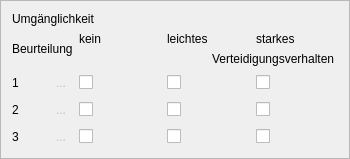
           <widget class="QFrame" name="frame_Verteidigungsverhalten">
            <property name="frameShape">
             <enum>QFrame::StyledPanel</enum>
            </property>
            <property name="frameShadow">
             <enum>QFrame::Raised</enum>
            </property>
            <layout class="QHBoxLayout" name="horizontalLayout_8">
             <item>
              <layout class="QGridLayout" name="Layout_Verteidigungsverahlten">
               <item row="7" column="3">
                <widget class="QCheckBox" name="checkBox_Verteidigungsverahlten_Nein_2">
                 <property name="text">
                  <string/>
                 </property>
                </widget>
               </item>
               <item row="2" column="5">
                <widget class="QLabel" name="label_Verteidigungsverahlten_stark">
                 <property name="text">
                  <string>starkes</string>
                 </property>
                </widget>
               </item>
               <item row="8" column="3">
                <widget class="QCheckBox" name="checkBox_Verteidigungsverahlten_Nein_3">
                 <property name="text">
                  <string/>
                 </property>
                </widget>
               </item>
               <item row="5" column="3">
                <widget class="QCheckBox" name="checkBox_Verteidigungsverahlten_Nein_1">
                 <property name="text">
                  <string/>
                 </property>
                </widget>
               </item>
               <item row="5" column="4">
                <widget class="QCheckBox" name="checkBox_Verteidigungsverahlten_Leicht_1">
                 <property name="text">
                  <string/>
                 </property>
                </widget>
               </item>
               <item row="5" column="5">
                <widget class="QCheckBox" name="checkBox_Verteidigungsverahlten_Stark_1">
                 <property name="text">
                  <string/>
                 </property>
                </widget>
               </item>
               <item row="7" column="4">
                <widget class="QCheckBox" name="checkBox_Verteidigungsverahlten_Leicht_2">
                 <property name="text">
                  <string/>
                 </property>
                </widget>
               </item>
               <item row="2" column="4">
                <widget class="QLabel" name="label_Verteidigungsverahlten_leicht">
                 <property name="text">
                  <string>leichtes</string>
                 </property>
                </widget>
               </item>
               <item row="2" column="3">
                <widget class="QLabel" name="label_Verteidigungsverahlten_Nein">
                 <property name="text">
                  <string>kein</string>
                 </property>
                </widget>
               </item>
               <item row="7" column="5">
                <widget class="QCheckBox" name="checkBox_Verteidigungsverahlten_Stark_2">
                 <property name="text">
                  <string/>
                 </property>
                </widget>
               </item>
               <item row="8" column="4">
                <widget class="QCheckBox" name="checkBox_Verteidigungsverahlten_Leicht_3">
                 <property name="text">
                  <string/>
                 </property>
                </widget>
               </item>
               <item row="8" column="5">
                <widget class="QCheckBox" name="checkBox_Verteidigungsverahlten_Stark_3">
                 <property name="text">
                  <string/>
                 </property>
                </widget>
               </item>
               <item row="3" column="3" colspan="3">
                <widget class="QLabel" name="label">
                 <property name="text">
                  <string>                                        Verteidigungsverhalten </string>
                 </property>
                </widget>
               </item>
               <item row="2" column="2" rowspan="2">
                <widget class="QLabel" name="label_Verteidigungsverahlten_Beurteilung">
                 <property name="text">
                  <string>Beurteilung</string>
                 </property>
                </widget>
               </item>
               <item row="5" column="2">
                <layout class="QHBoxLayout" name="horizontalLayout_19">
                 <item>
                  <widget class="QLabel" name="label_Verteidigungsverahlten_Beurteilung_1">
                   <property name="toolTip">
                    <string/>
                   </property>
                   <property name="text">
                    <string>1</string>
                   </property>
                  </widget>
                 </item>
                 <item>
                  <widget class="QToolButton" name="toolButton_Tooltip_Verteidigunsverhalten_1">
                   <property name="enabled">
                    <bool>false</bool>
                   </property>
                   <property name="toolTip">
                    <string>Verteidigungsverhalten der Sau an Tag 1 nach der Geburt = Beurteilung bei der Wurfbehandlung/ Gewöhnen der Ferkel ans Ferkelnest</string>
                   </property>
                   <property name="text">
                    <string>...</string>
                   </property>
                   <property name="icon">
                    <iconset>
                     <normaloff>../Images/info-symbol-1343394_640.png</normaloff>../Images/info-symbol-1343394_640.png</iconset>
                   </property>
                   <property name="autoRaise">
                    <bool>true</bool>
                   </property>
                  </widget>
                 </item>
                </layout>
               </item>
               <item row="7" column="2">
                <layout class="QHBoxLayout" name="horizontalLayout_20">
                 <item>
                  <widget class="QLabel" name="label_Verteidigungsverahlten_Beurteilung_2">
                   <property name="text">
                    <string>2</string>
                   </property>
                  </widget>
                 </item>
                 <item>
                  <widget class="QToolButton" name="toolButton_Tooltip_Verteidigunsverhalten_2">
                   <property name="enabled">
                    <bool>false</bool>
                   </property>
                   <property name="toolTip">
                    <string>Verteidigungsverhalten der Sau ca. an Tag 3 nach der Geburt = Beurteilung bei Ferkelmaßnahmen (z.B. Eisengabe)</string>
                   </property>
                   <property name="text">
                    <string>...</string>
                   </property>
                   <property name="icon">
                    <iconset>
                     <normaloff>../Images/info-symbol-1343394_640.png</normaloff>../Images/info-symbol-1343394_640.png</iconset>
                   </property>
                   <property name="autoRaise">
                    <bool>true</bool>
                   </property>
                  </widget>
                 </item>
                </layout>
               </item>
               <item row="8" column="2">
                <layout class="QHBoxLayout" name="horizontalLayout_21">
                 <item>
                  <widget class="QLabel" name="label_Verteidigungsverahlten_Beurteilung_3">
                   <property name="text">
                    <string>3</string>
                   </property>
                  </widget>
                 </item>
                 <item>
                  <widget class="QToolButton" name="toolButton_Tooltip_Verteidigunsverhalten_3">
                   <property name="enabled">
                    <bool>false</bool>
                   </property>
                   <property name="toolTip">
                    <string>Verteidigungsverhalten der Sau ca. an Tag 6 nach der Geburt = Beurteilung bei Ferkelmaßnahmen (z.B. Eisengabe)</string>
                   </property>
                   <property name="text">
                    <string>...</string>
                   </property>
                   <property name="icon">
                    <iconset>
                     <normaloff>../Images/info-symbol-1343394_640.png</normaloff>../Images/info-symbol-1343394_640.png</iconset>
                   </property>
                   <property name="autoRaise">
                    <bool>true</bool>
                   </property>
                  </widget>
                 </item>
                </layout>
               </item>
               <item row="0" column="2" colspan="4">
                <widget class="QLabel" name="label_Verteidigungsverahlten">
                 <property name="text">
                  <string>Umgänglichkeit</string>
                 </property>
                </widget>
               </item>
              </layout>
             </item>
            </layout>
           </widget>
